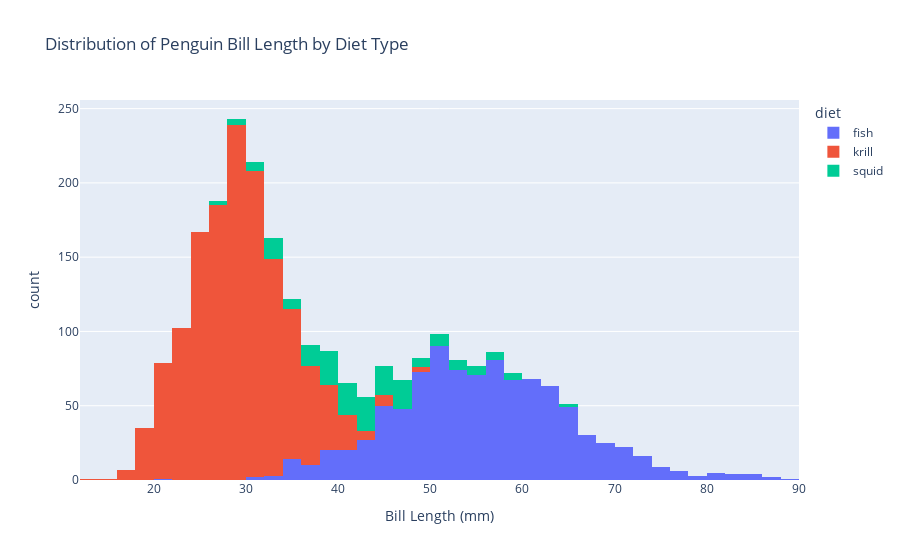

Source (notebook cell):
### Code cell
# Create an interactive histogram 
fig = px.histogram(
    filtered_penguins_copy, 
    x='bill_length_mm', 
    color='diet', 
    color_discrete_map=color_map,  # Set color palette
    barmode='stack',
    labels={'bill_length_mm': 'Bill Length (mm)', 'count': 'Count'},
    title='Distribution of Penguin Bill Length by Diet Type',
    hover_data={'bill_length_mm': True, 'diet': True}   # Customize hover data
)  

# Show the plot
fig.show()

### Figure 1 — Plotly figure (JSON) as saved in the notebook; plotly's stock layout.template omitted (floating-point values rounded to 4 significant figures; data arrays with more than 128 entries replaced by an {"elided": "..."} marker saying what was removed)
{"data": [{"alignmentgroup": "True", "bingroup": "x", "hovertemplate": "diet=fish<br>Bill Length (mm)=%{x}<br>count=%{y}<extra></extra>", "legendgroup": "fish", "marker": {"color": "#636EFA", "pattern": {"shape": ""}}, "name": "fish", "offsetgroup": "fish", "orientation": "v", "showlegend": true, "type": "histogram", "x": {"elided": "958 float values"}, "xaxis": "x", "yaxis": "y"}, {"alignmentgroup": "True", "bingroup": "x", "hovertemplate": "diet=krill<br>Bill Length (mm)=%{x}<br>count=%{y}<extra></extra>", "legendgroup": "krill", "marker": {"color": "#EF553B", "pattern": {"shape": ""}}, "name": "krill", "offsetgroup": "krill", "orientation": "v", "showlegend": true, "type": "histogram", "x": {"elided": "1419 float values"}, "xaxis": "x", "yaxis": "y"}, {"alignmentgroup": "True", "bingroup": "x", "hovertemplate": "diet=squid<br>Bill Length (mm)=%{x}<br>count=%{y}<extra></extra>", "legendgroup": "squid", "marker": {"color": "#00CC96", "pattern": {"shape": ""}}, "name": "squid", "offsetgroup": "squid", "orientation": "v", "showlegend": true, "type": "histogram", "x": {"elided": "193 float values"}, "xaxis": "x", "yaxis": "y"}], "layout": {"autosize": true, "barmode": "stack", "legend": {"title": {"text": "diet"}, "tracegroupgap": 0}, "title": {"text": "Distribution of Penguin Bill Length by Diet Type"}, "xaxis": {"anchor": "y", "autorange": true, "domain": [0, 1], "range": [12, 90], "title": {"text": "Bill Length (mm)"}, "type": "linear"}, "yaxis": {"anchor": "x", "autorange": true, "domain": [0, 1], "range": [0, 255.8], "title": {"text": "count"}}}}
